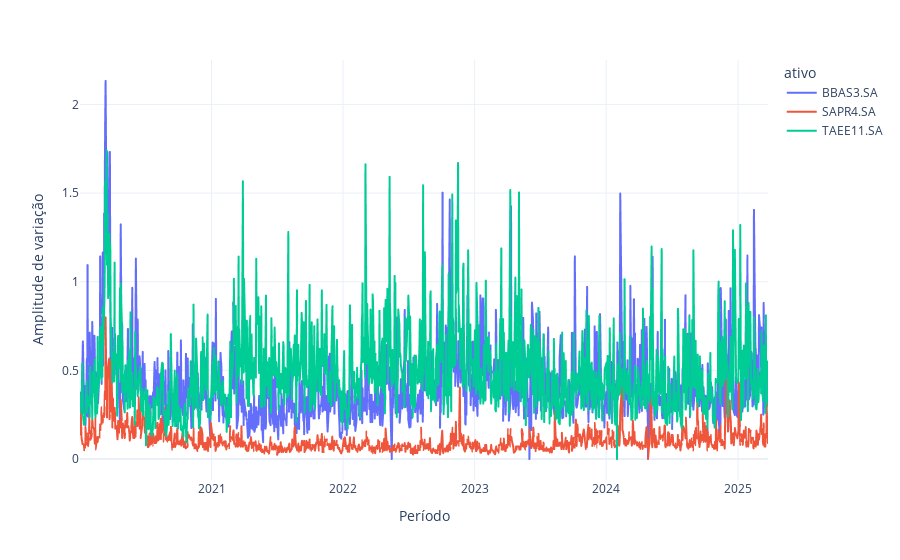

Notebook cell for this chart:
### Code cell
# Gerando gráfico

fig = px.line(amplitude, x='data', y='amplitude_variacao', color='ativo', template='plotly_white')
fig.update_layout(yaxis_title='Amplitude de variação',
                 xaxis_title='Período')
fig.show()

### Figure 1 — Plotly figure (JSON) as saved in the notebook; plotly's stock layout.template omitted (floating-point values rounded to 4 significant figures; data arrays with more than 128 entries replaced by an {"elided": "..."} marker saying what was removed)
{"data": [{"hovertemplate": "ativo=BBAS3.SA<br>data=%{x}<br>amplitude_variacao=%{y}<extra></extra>", "legendgroup": "BBAS3.SA", "line": {"color": "#636efa", "dash": "solid"}, "marker": {"symbol": "circle"}, "mode": "lines", "name": "BBAS3.SA", "showlegend": true, "type": "scattergl", "x": {"elided": "1301 str values"}, "xaxis": "x", "y": {"elided": "1301 float values"}, "yaxis": "y"}, {"hovertemplate": "ativo=SAPR4.SA<br>data=%{x}<br>amplitude_variacao=%{y}<extra></extra>", "legendgroup": "SAPR4.SA", "line": {"color": "#EF553B", "dash": "solid"}, "marker": {"symbol": "circle"}, "mode": "lines", "name": "SAPR4.SA", "showlegend": true, "type": "scattergl", "x": {"elided": "1301 str values"}, "xaxis": "x", "y": {"elided": "1301 float values"}, "yaxis": "y"}, {"hovertemplate": "ativo=TAEE11.SA<br>data=%{x}<br>amplitude_variacao=%{y}<extra></extra>", "legendgroup": "TAEE11.SA", "line": {"color": "#00cc96", "dash": "solid"}, "marker": {"symbol": "circle"}, "mode": "lines", "name": "TAEE11.SA", "showlegend": true, "type": "scattergl", "x": {"elided": "1301 str values"}, "xaxis": "x", "y": {"elided": "1301 float values"}, "yaxis": "y"}], "layout": {"autosize": true, "legend": {"title": {"text": "ativo"}, "tracegroupgap": 0}, "margin": {"t": 60}, "xaxis": {"anchor": "y", "autorange": true, "domain": [0, 1], "range": ["2020-01-02", "2025-03-25"], "title": {"text": "Período"}, "type": "date"}, "yaxis": {"anchor": "x", "autorange": true, "domain": [0, 1], "range": [-0.1185, 2.251], "title": {"text": "Amplitude de variação"}, "type": "linear"}}}
